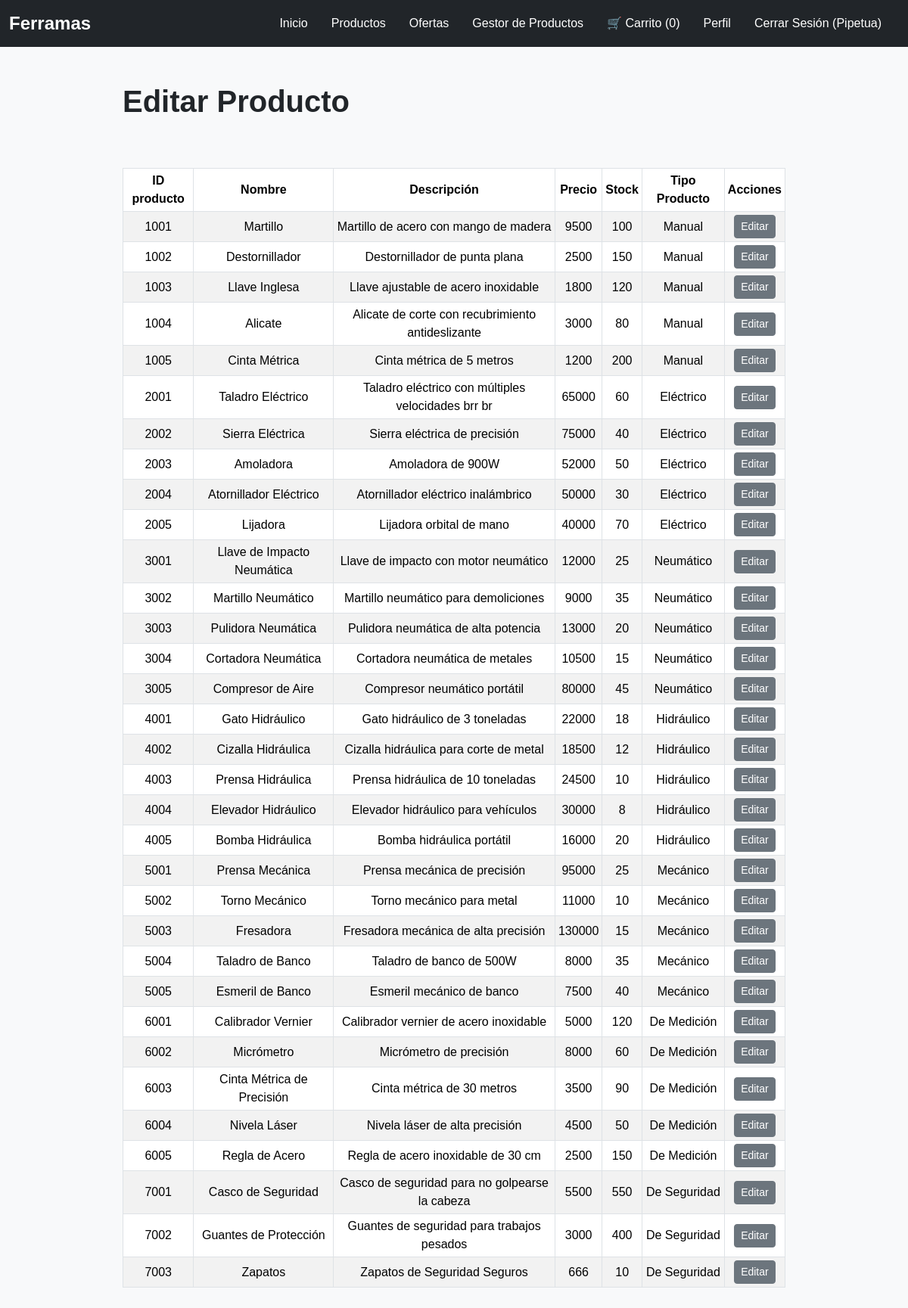
/editar_producto.php (signed in), run on the app's committed database.
### tables this page shows
CREATE TABLE `producto` (
  `id_producto` int(11) NOT NULL,
  `precio` int(11) NOT NULL,
  `nombre` varchar(50) NOT NULL,
  `descripcion` varchar(50) NOT NULL,
  `stock` int(11) NOT NULL,
  `id_tipo_producto` int(11) NOT NULL,
  `es_oferta` tinyint(1) DEFAULT 0,
  `descuento` int(11) DEFAULT 0,
  `imagen` varchar(255) DEFAULT NULL
);

CREATE TABLE `tipo_producto` (
  `id_tipo_producto` int(11) NOT NULL,
  `nombre_tipo` varchar(50) NOT NULL,
  `descripcion_tipo` varchar(100) DEFAULT NULL
);

### editar_producto.php (the view, shortened to what this page needs)
<?php
include 'header.php';
include 'config.php';
$sql = "SELECT p.id_producto, p.nombre, p.descripcion, p.precio, p.stock, t.nombre_tipo AS tipo_producto
        FROM producto p
        JOIN tipo_producto t ON p.id_tipo_producto = t.id_tipo_producto";
$result = $conn->query($sql);
$productos = [];
while ($row = $result->fetch_assoc()) {
    $productos[] = $row;
}
?>
<main class="container mt-5">
    <h1>Editar Producto</h1>
    <div class="row py-4">
        <div class="col">
            <table class="table table-sm table-bordered table-striped">
                <thead>
                    <tr>
                        <th>ID producto</th>
                        <th>Nombre</th>
                        <th>Descripción</th>
                        <th>Precio</th>
                        <th>Stock</th>
                        <th>Tipo Producto</th>
                        <th>Acciones</th>
                    </tr>
                </thead>
                <tbody>
                    <?php foreach ($productos as $producto): ?>
                        <tr>
                            <td><?= $producto['id_producto'] ?></td>
                            <td><?= $producto['nombre'] ?></td>
                            <td><?= $producto['descripcion'] ?></td>
                            <td><?= $producto['precio'] ?></td>
                            <td><?= $producto['stock'] ?></td>
                            <td><?= $producto['tipo_producto'] ?></td>
                            <td>
                                <button class="btn btn-secondary btn-sm" onclick="editProduct(<?= $producto['id_producto'] ?>)">Editar</button>
                            </td>
                        </tr>
                    <?php endforeach; ?>
                </tbody>
            </table>
        </div>
    </div>
</main>
</body>
</html>

### styles.css (style rules this page uses)
body { font-family: Arial, sans-serif; background-color: #f8f9fa; }
.btn-secondary { background-color: #6c757d; border-color: #6c757d; }
.container { max-width: 900px; margin: auto; }
h1, h2 { margin-bottom: 20px; font-weight: bold; }
.table { margin-top: 20px; }
.table th, .table td { text-align: center; vertical-align: middle; }
html, body { height: 100%; margin: 0; }
body { display: flex; flex-direction: column; }
main { flex: 1; margin-bottom: 20px; }

### data on the page
producto: id_producto "1001", nombre "Martillo", descripcion "Martillo de acero con mango de madera", precio "9500", stock "100", id_tipo_producto.nombre_tipo "Manual"
producto: id_producto "1002", nombre "Destornillador", descripcion "Destornillador de punta plana", precio "2500", stock "150", id_tipo_producto.nombre_tipo "Manual"
producto: id_producto "1003", nombre "Llave Inglesa", descripcion "Llave ajustable de acero inoxidable", precio "1800", stock "120", id_tipo_producto.nombre_tipo "Manual"
producto: id_producto "1004", nombre "Alicate", descripcion "Alicate de corte con recubrimiento antideslizante", precio "3000", stock "80", id_tipo_producto.nombre_tipo "Manual"
producto: id_producto "1005", nombre "Cinta Métrica", descripcion "Cinta métrica de 5 metros", precio "1200", stock "200", id_tipo_producto.nombre_tipo "Manual"
producto: id_producto "2001", nombre "Taladro Eléctrico", descripcion "Taladro eléctrico con múltiples velocidades brr br", precio "65000", stock "60", id_tipo_producto.nombre_tipo "Eléctrico"
producto: id_producto "2002", nombre "Sierra Eléctrica", descripcion "Sierra eléctrica de precisión", precio "75000", stock "40", id_tipo_producto.nombre_tipo "Eléctrico"
producto: id_producto "2003", nombre "Amoladora", descripcion "Amoladora de 900W", precio "52000", stock "50", id_tipo_producto.nombre_tipo "Eléctrico"
producto: id_producto "2004", nombre "Atornillador Eléctrico", descripcion "Atornillador eléctrico inalámbrico", precio "50000", stock "30", id_tipo_producto.nombre_tipo "Eléctrico"
producto: id_producto "2005", nombre "Lijadora", descripcion "Lijadora orbital de mano", precio "40000", stock "70", id_tipo_producto.nombre_tipo "Eléctrico"
producto: id_producto "3001", nombre "Llave de Impacto Neumática", descripcion "Llave de impacto con motor neumático", precio "12000", stock "25", id_tipo_producto.nombre_tipo "Neumático"
producto: id_producto "3002", nombre "Martillo Neumático", descripcion "Martillo neumático para demoliciones", precio "9000", stock "35", id_tipo_producto.nombre_tipo "Neumático"
producto: id_producto "3003", nombre "Pulidora Neumática", descripcion "Pulidora neumática de alta potencia", precio "13000", stock "20", id_tipo_producto.nombre_tipo "Neumático"
producto: id_producto "3004", nombre "Cortadora Neumática", descripcion "Cortadora neumática de metales", precio "10500", stock "15", id_tipo_producto.nombre_tipo "Neumático"
producto: id_producto "3005", nombre "Compresor de Aire", descripcion "Compresor neumático portátil", precio "80000", stock "45", id_tipo_producto.nombre_tipo "Neumático"
producto: id_producto "4001", nombre "Gato Hidráulico", descripcion "Gato hidráulico de 3 toneladas", precio "22000", stock "18", id_tipo_producto.nombre_tipo "Hidráulico"
producto: id_producto "4002", nombre "Cizalla Hidráulica", descripcion "Cizalla hidráulica para corte de metal", precio "18500", stock "12", id_tipo_producto.nombre_tipo "Hidráulico"
producto: id_producto "4003", nombre "Prensa Hidráulica", descripcion "Prensa hidráulica de 10 toneladas", precio "24500", stock "10", id_tipo_producto.nombre_tipo "Hidráulico"
producto: id_producto "4004", nombre "Elevador Hidráulico", descripcion "Elevador hidráulico para vehículos", precio "30000", stock "8", id_tipo_producto.nombre_tipo "Hidráulico"
producto: id_producto "4005", nombre "Bomba Hidráulica", descripcion "Bomba hidráulica portátil", precio "16000", stock "20", id_tipo_producto.nombre_tipo "Hidráulico"
producto: id_producto "5001", nombre "Prensa Mecánica", descripcion "Prensa mecánica de precisión", precio "95000", stock "25", id_tipo_producto.nombre_tipo "Mecánico"
producto: id_producto "5002", nombre "Torno Mecánico", descripcion "Torno mecánico para metal", precio "11000", stock "10", id_tipo_producto.nombre_tipo "Mecánico"
producto: id_producto "5003", nombre "Fresadora", descripcion "Fresadora mecánica de alta precisión", precio "130000", stock "15", id_tipo_producto.nombre_tipo "Mecánico"
producto: id_producto "5004", nombre "Taladro de Banco", descripcion "Taladro de banco de 500W", precio "8000", stock "35", id_tipo_producto.nombre_tipo "Mecánico"
producto: id_producto "5005", nombre "Esmeril de Banco", descripcion "Esmeril mecánico de banco", precio "7500", stock "40", id_tipo_producto.nombre_tipo "Mecánico"
producto: id_producto "6001", nombre "Calibrador Vernier", descripcion "Calibrador vernier de acero inoxidable", precio "5000", stock "120", id_tipo_producto.nombre_tipo "De Medición"
producto: id_producto "6002", nombre "Micrómetro", descripcion "Micrómetro de precisión", precio "8000", stock "60", id_tipo_producto.nombre_tipo "De Medición"
producto: id_producto "6003", nombre "Cinta Métrica de Precisión", descripcion "Cinta métrica de 30 metros", precio "3500", stock "90", id_tipo_producto.nombre_tipo "De Medición"
producto: id_producto "6004", nombre "Nivela Láser", descripcion "Nivela láser de alta precisión", precio "4500", stock "50", id_tipo_producto.nombre_tipo "De Medición"
producto: id_producto "6005", nombre "Regla de Acero", descripcion "Regla de acero inoxidable de 30 cm", precio "2500", stock "150", id_tipo_producto.nombre_tipo "De Medición"
producto: id_producto "7001", nombre "Casco de Seguridad", descripcion "Casco de seguridad para no golpearse la cabeza", precio "5500", stock "550", id_tipo_producto.nombre_tipo "De Seguridad"
producto: id_producto "7002", nombre "Guantes de Protección", descripcion "Guantes de seguridad para trabajos pesados", precio "3000", stock "400", id_tipo_producto.nombre_tipo "De Seguridad"
producto: id_producto "7003", nombre "Zapatos", descripcion "Zapatos de Seguridad Seguros", precio "666", stock "10", id_tipo_producto.nombre_tipo "De Seguridad"

### other printed values
array_sum(array_column($_SESSION['cart'], 'quantity')) "0"
$_SESSION['username'] "Pipetua"
